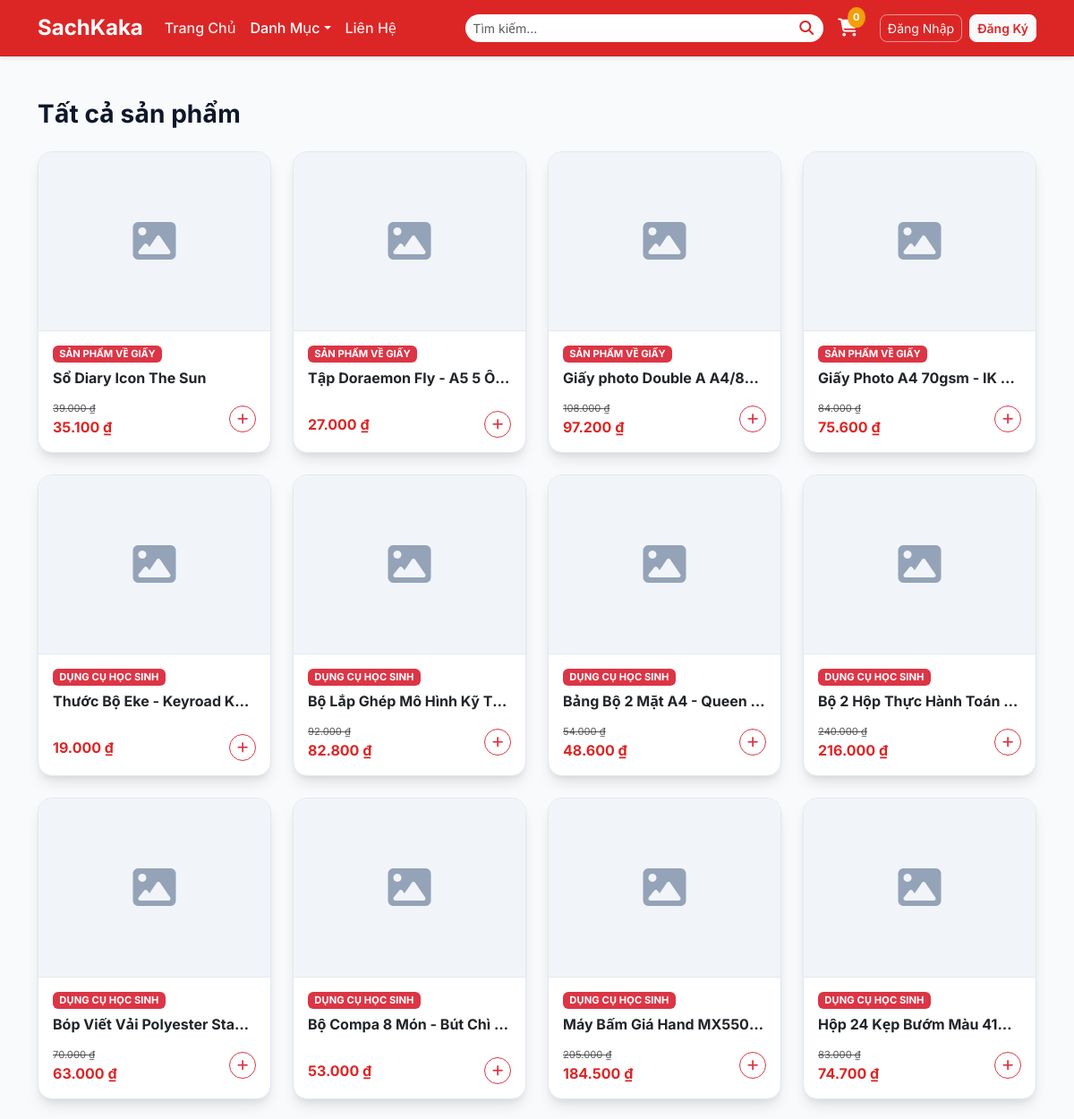
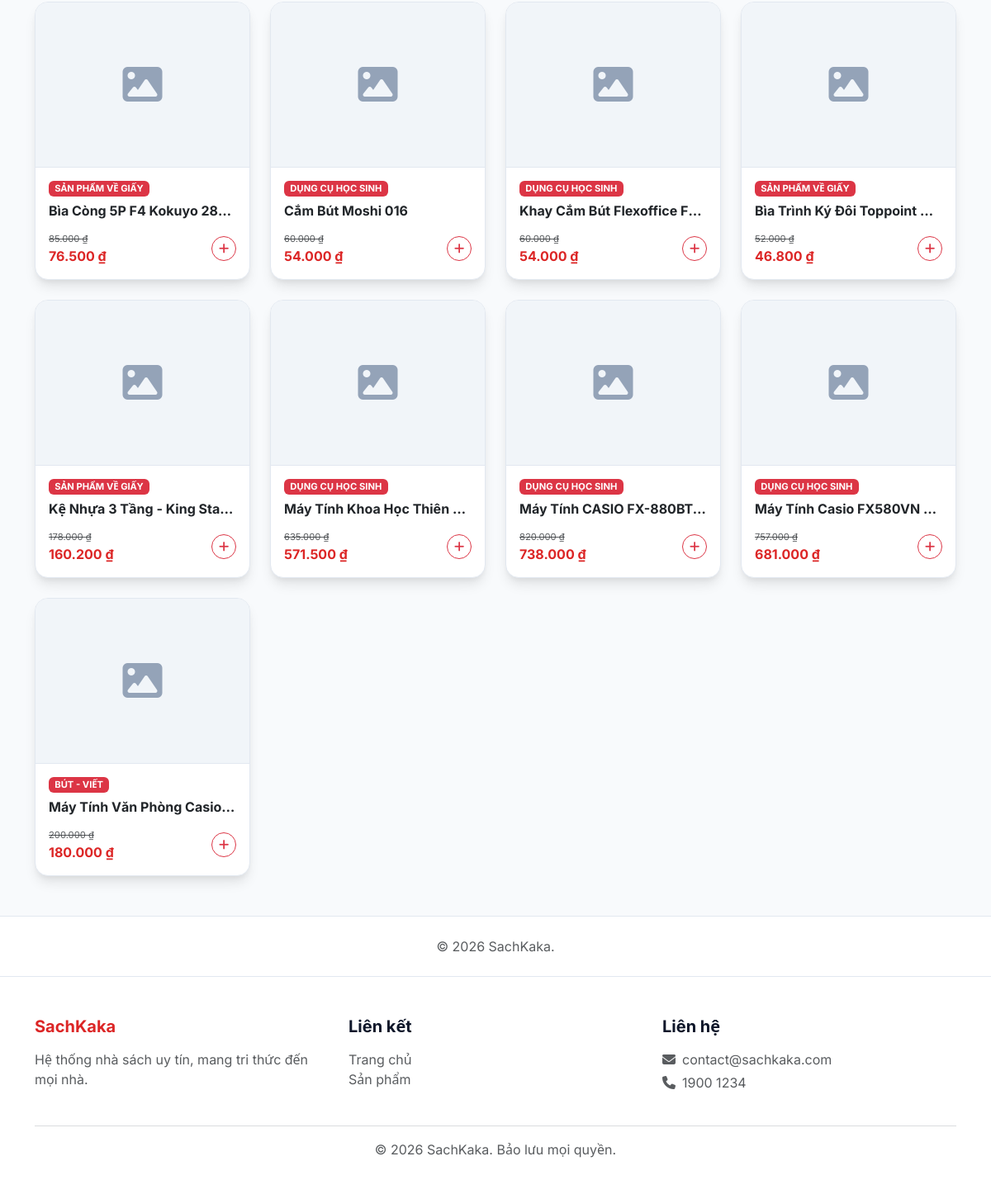
Page /products on the committed database (2 pictures, top to bottom).
### tables this page shows
CREATE TABLE `mathang` (
  `id` int(11) NOT NULL AUTO_INCREMENT,
  `tenmathang` varchar(255) NOT NULL,
  `mota` text,
  `giagoc` float NOT NULL DEFAULT 0,
  `giaban` float NOT NULL DEFAULT 0,
  `soluongton` int(11) NOT NULL DEFAULT 0,
  `hinhanh` varchar(255) DEFAULT NULL,
  `danhmucchitiet_id` int(11) NOT NULL,
  `luotxem` int(11) NOT NULL DEFAULT 0,
  `luotmua` int(11) NOT NULL DEFAULT 0,
  PRIMARY KEY (`id`),
  FOREIGN KEY (`danhmucchitiet_id`) REFERENCES `danhmucchitiet` (`id`) ON DELETE CASCADE
);

CREATE TABLE `danhmucchitiet` (
  `id` int(11) NOT NULL AUTO_INCREMENT,
  `tendanhmuc` varchar(50) NOT NULL,
  `danhmuc_id` int(11) NOT NULL,
  PRIMARY KEY (`id`),
  FOREIGN KEY (`danhmuc_id`) REFERENCES `danhmuc` (`id`) ON DELETE CASCADE
);

### core/Controller.php (called while the page is built, shortened)
<?php
class Controller {
    protected function render(string $view, array $data = [], string $layout = 'main'): void {
        extract($data);
        require ROOT . '/view/' . $view . '.php';
    }
}

### controller/Product.php (called while the page is built, shortened)
<?php
class Product extends Controller {
    public function index(): void {
        $categoryId = $_GET['category'] ?? null;
        $q = $_GET['q'] ?? null;
        $danhMucModel = new DanhMucModel();
        $matHangModel = new MatHangModel();
        $breadcrumb = null;
        $this->render('product/index', [
            'pageTitle' => $breadcrumb ? htmlspecialchars($breadcrumb['tendanhmuc']) . ' - SachKaka' : 'Sản Phẩm - SachKaka',
            'categories' => $danhMucModel->getWithDetails(),
            'products' => $matHangModel->getFiltered($categoryId, $q),
            'q' => $q,
            'category' => $categoryId,
            'breadcrumb' => $breadcrumb,
        ]);
    }
}

### index.php (called while the page is built, shortened)
<?php
function url(string $path = ''): string {
    return BASE_PATH . '/' . ltrim($path, '/');
}
Router::dispatch();

### model/MatHangModel.php (called while the page is built, shortened)
<?php
class MatHangModel {
    private PDO $db;
    public function __construct() { $this->db = Database::getInstance(); }
    public function getFiltered(?string $categoryId, ?string $query): array {
        $where = []; $params = [];
        $sql = "SELECT m.*, d.tendanhmuc as tendanhmuc_chitiet,
                (SELECT COUNT(*) FROM hinhanh_mathang WHERE mathang_id = m.id) as so_anh
                FROM mathang m JOIN danhmucchitiet d ON m.danhmucchitiet_id = d.id"
             . ($where ? ' WHERE ' . implode(' AND ', $where) : '')
             . " ORDER BY m.id DESC";
        $s = $this->db->prepare($sql);
        $s->execute($params);
        return $s->fetchAll();
    }
}

### core/Database.php (called while the page is built)
<?php
class Database {
    private static ?PDO $instance = null;
    public static function getInstance(): PDO {
        if (self::$instance === null) {
            self::$instance = new PDO(
                'mysql:host=' . DB_HOST . ';dbname=' . DB_NAME . ';charset=utf8mb4',
                DB_USER,
                DB_PASS
            );
            self::$instance->setAttribute(PDO::ATTR_ERRMODE, PDO::ERRMODE_EXCEPTION);
            self::$instance->setAttribute(PDO::ATTR_DEFAULT_FETCH_MODE, PDO::FETCH_ASSOC);
        }
        return self::$instance;
    }
}

### view/product/index.php (the view, shortened to what this page needs)
<div class="container my-5 flex-grow-1">
    <?php if (isset($breadcrumb)): ?>
    <nav aria-label="breadcrumb" class="mb-4">
        <ol class="breadcrumb">
            <li class="breadcrumb-item"><a href="<?= url('/') ?>" class="text-decoration-none text-danger-custom"><i class="fas fa-home"></i> Trang chủ</a></li>
            <li class="breadcrumb-item text-muted"><?= htmlspecialchars($breadcrumb['tendanhmuc_cha']) ?></li>
            <li class="breadcrumb-item active fw-bold" aria-current="page"><?= htmlspecialchars($breadcrumb['tendanhmuc']) ?></li>
        </ol>
    </nav>
    <h3 class="fw-bold mb-4"><?= htmlspecialchars($breadcrumb['tendanhmuc']) ?></h3>
    <?php else: ?>
    <h3 class="fw-bold mb-4">
        <?php
        if (!empty($q)) echo 'Kết quả tìm kiếm: "' . htmlspecialchars($q) . '"';
        else echo 'Tất cả sản phẩm';
        ?>
    </h3>
    <?php endif; ?>
    <?php if (count($products) > 0): ?>
    <div class="row g-4">
        <?php foreach ($products as $product): ?>
        <div class="col-6 col-md-4 col-lg-3">
            <div class="card glass-panel book-card h-100 border-0">
                <a href="<?= url('product?id=' . $product['id']) ?>" class="text-decoration-none text-dark d-flex flex-column h-100">
                    <div class="book-img position-relative">
                    </div>
                    <div class="card-body d-flex flex-column p-3">
                        <span class="badge bg-danger w-auto mb-2" style="align-self:flex-start;font-size:.7rem"><?= htmlspecialchars($product['tendanhmuc_chitiet']) ?></span>
                        <h6 class="card-title fw-bold text-truncate" title="<?= htmlspecialchars($product['tenmathang']) ?>"><?= htmlspecialchars($product['tenmathang']) ?></h6>
                        <div class="mt-auto d-flex justify-content-between align-items-center pt-2">
                            <div>
                                <?php if ($product['giagoc'] > $product['giaban']): ?>
                                <small class="text-decoration-line-through text-muted d-block" style="font-size:.7rem"><?= number_format($product['giagoc'],0,',','.') ?> ₫</small>
                                <?php endif; ?>
                                <span class="fw-bold fs-6 text-danger-custom"><?= number_format($product['giaban'],0,',','.') ?> ₫</span>
                            </div>
                            <button type="button" class="btn btn-sm btn-outline-danger rounded-circle add-to-cart-btn"
                                data-id="<?= $product['id'] ?>"
                                data-name="<?= htmlspecialchars($product['tenmathang']) ?>"
                                data-price="<?= $product['giaban'] ?>"
                                data-img="<?= url($product['hinhanh'] ?? '') ?>"
                                data-stock="<?= $product['soluongton'] ?>"
                                style="width:30px;height:30px;padding:0;display:flex;align-items:center;justify-content:center"
                                <?= $product['soluongton'] <= 0 ? 'disabled' : '' ?>>
                                <i class="fas fa-plus"></i>
                            </button>
                        </div>
                    </div>
                </a>
            </div>
        </div>
        <?php endforeach; ?>
    </div>
    <?php else: ?>
    <div class="alert alert-warning">Không tìm thấy sản phẩm nào phù hợp!</div>
    <?php endif; ?>
</div>
<footer class="py-4" style="background:#fff;border-top:1px solid var(--glass-border)">
    <div class="container text-center text-muted"><p class="mb-0">&copy; 2026 SachKaka.</p></div>
</footer>

### core/Router.php (shortened to what this page needs)
<?php
class Router {
    private static array $routes = [];
    public static function get(string $path, string $controller, string $action): void {
        self::$routes[] = ['method' => 'GET', 'path' => $path, 'controller' => $controller, 'action' => $action];
    }
    public static function post(string $path, string $controller, string $action): void {
        self::$routes[] = ['method' => 'POST', 'path' => $path, 'controller' => $controller, 'action' => $action];
    }
    public static function dispatch(): void {
        $method = $_SERVER['REQUEST_METHOD'];
        $uri    = parse_url($_SERVER['REQUEST_URI'], PHP_URL_PATH);
        $base = rtrim(str_replace('\\', '/', dirname($_SERVER['SCRIPT_NAME'])), '/');
        $uri  = '/' . ltrim(substr($uri, strlen($base)), '/');
        $uri  = rtrim($uri, '/');
        $uri  = ($uri === '') ? '/' : $uri;
        foreach (self::$routes as $route) {
            if ($route['method'] === $method && $route['path'] === $uri) {
                $ctrl = new $route['controller']();
                $ctrl->{$route['action']}();
                return;
            }
        }
    }
}

### view/css/style.css (style rules this page uses)
:root { --primary-color: #dc2626; --primary-hover: #b91c1c; --secondary-color: #f87171; --bg-color: #f8fafc; --card-bg: #ffffff; --text-main: #0f172a; --text-muted: #475569; --glass-border: #e2e8f0; }
body { font-family: 'Inter', 'Segoe UI', Tahoma, Geneva, Verdana, sans-serif; background-color: var(--bg-color); color: var(--text-main); min-height: 100vh; margin: 0; display: flex; flex-direction: column; }
.glass-panel { background: var(--card-bg); border: 1px solid var(--glass-border); box-shadow: 0 10px 15px -3px rgba(0, 0, 0, 0.1), 0 4px 6px -2px rgba(0, 0, 0, 0.05); border-radius: 1rem; }
.book-card { background: white; transition: transform 0.3s ease, box-shadow 0.3s ease; overflow: hidden; border: 1px solid var(--glass-border) !important; display: flex; flex-direction: column; }
.book-img { height: 200px; object-fit: cover; background: #f1f5f9; border-bottom: 1px solid var(--glass-border); }
.text-danger-custom { color: var(--primary-color) !important; }

### rows in the picture
mathang: danhmucchitiet.tendanhmuc "SẢN PHẨM VỀ GIẤY", tenmathang "Sổ Diary Icon The Sun", giagoc "39.000", giaban "35.100"
mathang: danhmucchitiet.tendanhmuc "SẢN PHẨM VỀ GIẤY", tenmathang "Tập Doraemon Fly - A5 5 Ô…", giaban "27.000"
mathang: danhmucchitiet.tendanhmuc "SẢN PHẨM VỀ GIẤY", tenmathang "Giấy photo Double A A4/8…", giagoc "108.000", giaban "97.200"
mathang: danhmucchitiet.tendanhmuc "SẢN PHẨM VỀ GIẤY", tenmathang "Giấy Photo A4 70gsm - IK…", giagoc "84.000", giaban "75.600"
mathang: danhmucchitiet.tendanhmuc "DỤNG CỤ HỌC SINH", tenmathang "Thước Bộ Eke - Keyroad K…", giaban "19.000"
mathang: danhmucchitiet.tendanhmuc "DỤNG CỤ HỌC SINH", tenmathang "Bộ Lắp Ghép Mô Hình Kỹ T…", giagoc "92.000", giaban "82.800"
mathang: danhmucchitiet.tendanhmuc "DỤNG CỤ HỌC SINH", tenmathang "Bảng Bộ 2 Mặt A4 - Queen…", giagoc "54.000", giaban "48.600"
mathang: danhmucchitiet.tendanhmuc "DỤNG CỤ HỌC SINH", tenmathang "Bộ 2 Hộp Thực Hành Toán…", giagoc "240.000", giaban "216.000"
mathang: danhmucchitiet.tendanhmuc "DỤNG CỤ HỌC SINH", tenmathang "Bóp Viết Vải Polyester Sta…", giagoc "70.000", giaban "63.000"
mathang: danhmucchitiet.tendanhmuc "DỤNG CỤ HỌC SINH", tenmathang "Bộ Compa 8 Món - Bút Chì…", giaban "53.000"
mathang: danhmucchitiet.tendanhmuc "DỤNG CỤ HỌC SINH", tenmathang "Máy Bấm Giá Hand MX550…", giagoc "205.000", giaban "184.500"
mathang: danhmucchitiet.tendanhmuc "DỤNG CỤ HỌC SINH", tenmathang "Hộp 24 Kẹp Bướm Màu 41…", giagoc "83.000", giaban "74.700"
mathang: danhmucchitiet.tendanhmuc "SẢN PHẨM VỀ GIẤY", tenmathang "Bìa Còng 5P F4 Kokuyo 28…", giagoc "85.000", giaban "76.500"
mathang: danhmucchitiet.tendanhmuc "DỤNG CỤ HỌC SINH", tenmathang "Cắm Bút Moshi 016", giagoc "60.000", giaban "54.000"
mathang: danhmucchitiet.tendanhmuc "DỤNG CỤ HỌC SINH", tenmathang "Khay Cắm Bút Flexoffice F…", giagoc "60.000", giaban "54.000"
mathang: danhmucchitiet.tendanhmuc "SẢN PHẨM VỀ GIẤY", tenmathang "Bìa Trình Ký Đôi Toppoint…", giagoc "52.000", giaban "46.800"
mathang: danhmucchitiet.tendanhmuc "SẢN PHẨM VỀ GIẤY", tenmathang "Kệ Nhựa 3 Tầng - King Sta…", giagoc "178.000", giaban "160.200"
mathang: danhmucchitiet.tendanhmuc "DỤNG CỤ HỌC SINH", tenmathang "Máy Tính Khoa Học Thiên…", giagoc "635.000", giaban "571.500"
mathang: danhmucchitiet.tendanhmuc "DỤNG CỤ HỌC SINH", tenmathang "Máy Tính CASIO FX-880BT…", giagoc "820.000", giaban "738.000"
mathang: danhmucchitiet.tendanhmuc "DỤNG CỤ HỌC SINH", tenmathang "Máy Tính Casio FX580VN…", giagoc "757.000", giaban "681.000"
mathang: danhmucchitiet.tendanhmuc "BÚT - VIẾT", tenmathang "Máy Tính Văn Phòng Casio…", giagoc "200.000", giaban "180.000"
